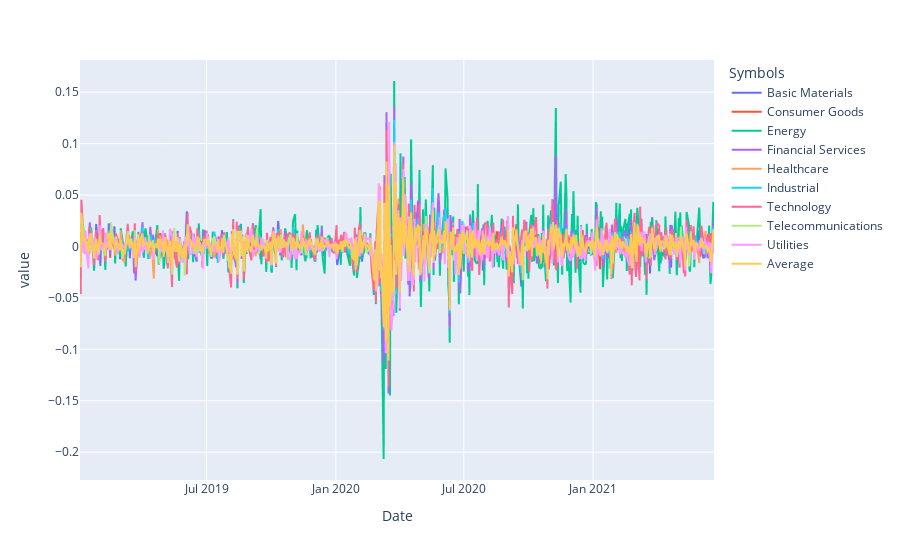

Here is the notebook cell this chart was saved with:
### Code cell
#Plot the graph of returns
change = data.pct_change()

px.line(change)

### Figure 1 — Plotly figure (JSON) as saved in the notebook; plotly's stock layout.template omitted (floating-point values rounded to 4 significant figures; data arrays with more than 128 entries replaced by an {"elided": "..."} marker saying what was removed)
{"data": [{"hovertemplate": "Symbols=Basic Materials<br>Date=%{x}<br>value=%{y}<extra></extra>", "legendgroup": "Basic Materials", "line": {"color": "#636efa", "dash": "solid"}, "mode": "lines", "name": "Basic Materials", "showlegend": true, "type": "scattergl", "x": {"elided": "623 str values"}, "xaxis": "x", "y": {"elided": "623 float values"}, "yaxis": "y"}, {"hovertemplate": "Symbols=Consumer Goods<br>Date=%{x}<br>value=%{y}<extra></extra>", "legendgroup": "Consumer Goods", "line": {"color": "#EF553B", "dash": "solid"}, "mode": "lines", "name": "Consumer Goods", "showlegend": true, "type": "scattergl", "x": {"elided": "623 str values"}, "xaxis": "x", "y": {"elided": "623 float values"}, "yaxis": "y"}, {"hovertemplate": "Symbols=Energy<br>Date=%{x}<br>value=%{y}<extra></extra>", "legendgroup": "Energy", "line": {"color": "#00cc96", "dash": "solid"}, "mode": "lines", "name": "Energy", "showlegend": true, "type": "scattergl", "x": {"elided": "623 str values"}, "xaxis": "x", "y": {"elided": "623 float values"}, "yaxis": "y"}, {"hovertemplate": "Symbols=Financial Services<br>Date=%{x}<br>value=%{y}<extra></extra>", "legendgroup": "Financial Services", "line": {"color": "#ab63fa", "dash": "solid"}, "mode": "lines", "name": "Financial Services", "showlegend": true, "type": "scattergl", "x": {"elided": "623 str values"}, "xaxis": "x", "y": {"elided": "623 float values"}, "yaxis": "y"}, {"hovertemplate": "Symbols=Healthcare<br>Date=%{x}<br>value=%{y}<extra></extra>", "legendgroup": "Healthcare", "line": {"color": "#FFA15A", "dash": "solid"}, "mode": "lines", "name": "Healthcare", "showlegend": true, "type": "scattergl", "x": {"elided": "623 str values"}, "xaxis": "x", "y": {"elided": "623 float values"}, "yaxis": "y"}, {"hovertemplate": "Symbols=Industrial<br>Date=%{x}<br>value=%{y}<extra></extra>", "legendgroup": "Industrial", "line": {"color": "#19d3f3", "dash": "solid"}, "mode": "lines", "name": "Industrial", "showlegend": true, "type": "scattergl", "x": {"elided": "623 str values"}, "xaxis": "x", "y": {"elided": "623 float values"}, "yaxis": "y"}, {"hovertemplate": "Symbols=Technology<br>Date=%{x}<br>value=%{y}<extra></extra>", "legendgroup": "Technology", "line": {"color": "#FF6692", "dash": "solid"}, "mode": "lines", "name": "Technology", "showlegend": true, "type": "scattergl", "x": {"elided": "623 str values"}, "xaxis": "x", "y": {"elided": "623 float values"}, "yaxis": "y"}, {"hovertemplate": "Symbols=Telecommunications<br>Date=%{x}<br>value=%{y}<extra></extra>", "legendgroup": "Telecommunications", "line": {"color": "#B6E880", "dash": "solid"}, "mode": "lines", "name": "Telecommunications", "showlegend": true, "type": "scattergl", "x": {"elided": "623 str values"}, "xaxis": "x", "y": {"elided": "623 float values"}, "yaxis": "y"}, {"hovertemplate": "Symbols=Utilities<br>Date=%{x}<br>value=%{y}<extra></extra>", "legendgroup": "Utilities", "line": {"color": "#FF97FF", "dash": "solid"}, "mode": "lines", "name": "Utilities", "showlegend": true, "type": "scattergl", "x": {"elided": "623 str values"}, "xaxis": "x", "y": {"elided": "623 float values"}, "yaxis": "y"}, {"hovertemplate": "Symbols=Average<br>Date=%{x}<br>value=%{y}<extra></extra>", "legendgroup": "Average", "line": {"color": "#FECB52", "dash": "solid"}, "mode": "lines", "name": "Average", "showlegend": true, "type": "scattergl", "x": {"elided": "623 str values"}, "xaxis": "x", "y": {"elided": "623 float values"}, "yaxis": "y"}], "layout": {"legend": {"title": {"text": "Symbols"}, "tracegroupgap": 0}, "margin": {"t": 60}, "xaxis": {"anchor": "y", "domain": [0, 1], "title": {"text": "Date"}}, "yaxis": {"anchor": "x", "domain": [0, 1], "title": {"text": "value"}}}}
